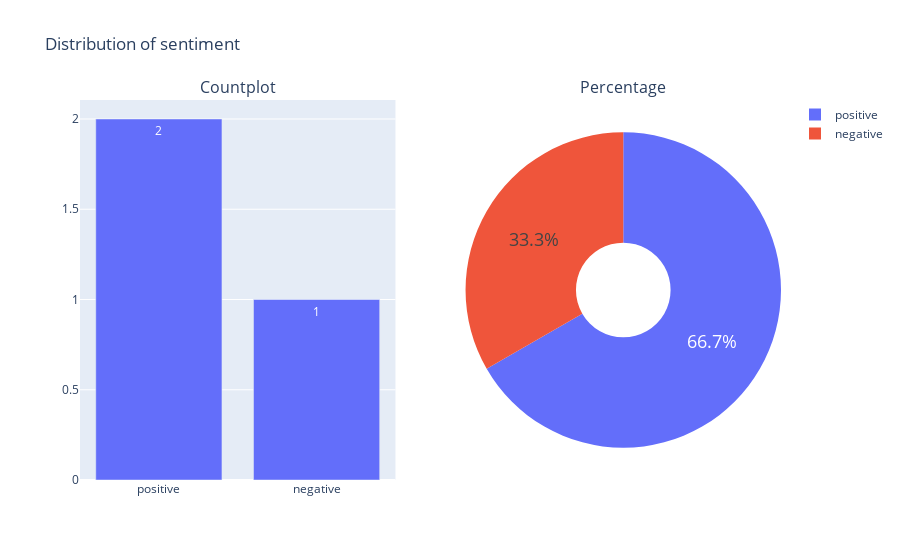

Notebook source saved alongside this figure:
### Code cell
categorical_variable_summary(df,'sentiment')

### Figure 1 — Plotly figure (JSON) as saved in the notebook; plotly's stock layout.template omitted (floating-point values rounded to 4 significant figures)
{"data": [{"name": "sentiment", "showlegend": false, "text": ["2", "1"], "textposition": "auto", "type": "bar", "x": ["positive", "negative"], "xaxis": "x", "y": [2, 1], "yaxis": "y"}, {"domain": {"x": [0.55, 1], "y": [0, 1]}, "hole": 0.3, "labels": ["positive", "negative"], "name": "sentiment", "textfont": {"size": 18}, "type": "pie", "values": [2, 1]}], "layout": {"annotations": [{"font": {"size": 16}, "showarrow": false, "text": "Countplot", "x": 0.225, "xanchor": "center", "xref": "paper", "y": 1, "yanchor": "bottom", "yref": "paper"}, {"font": {"size": 16}, "showarrow": false, "text": "Percentage", "x": 0.775, "xanchor": "center", "xref": "paper", "y": 1, "yanchor": "bottom", "yref": "paper"}], "title": {"text": "Distribution of sentiment"}, "xaxis": {"anchor": "y", "domain": [0, 0.45]}, "yaxis": {"anchor": "x", "domain": [0, 1]}}}
